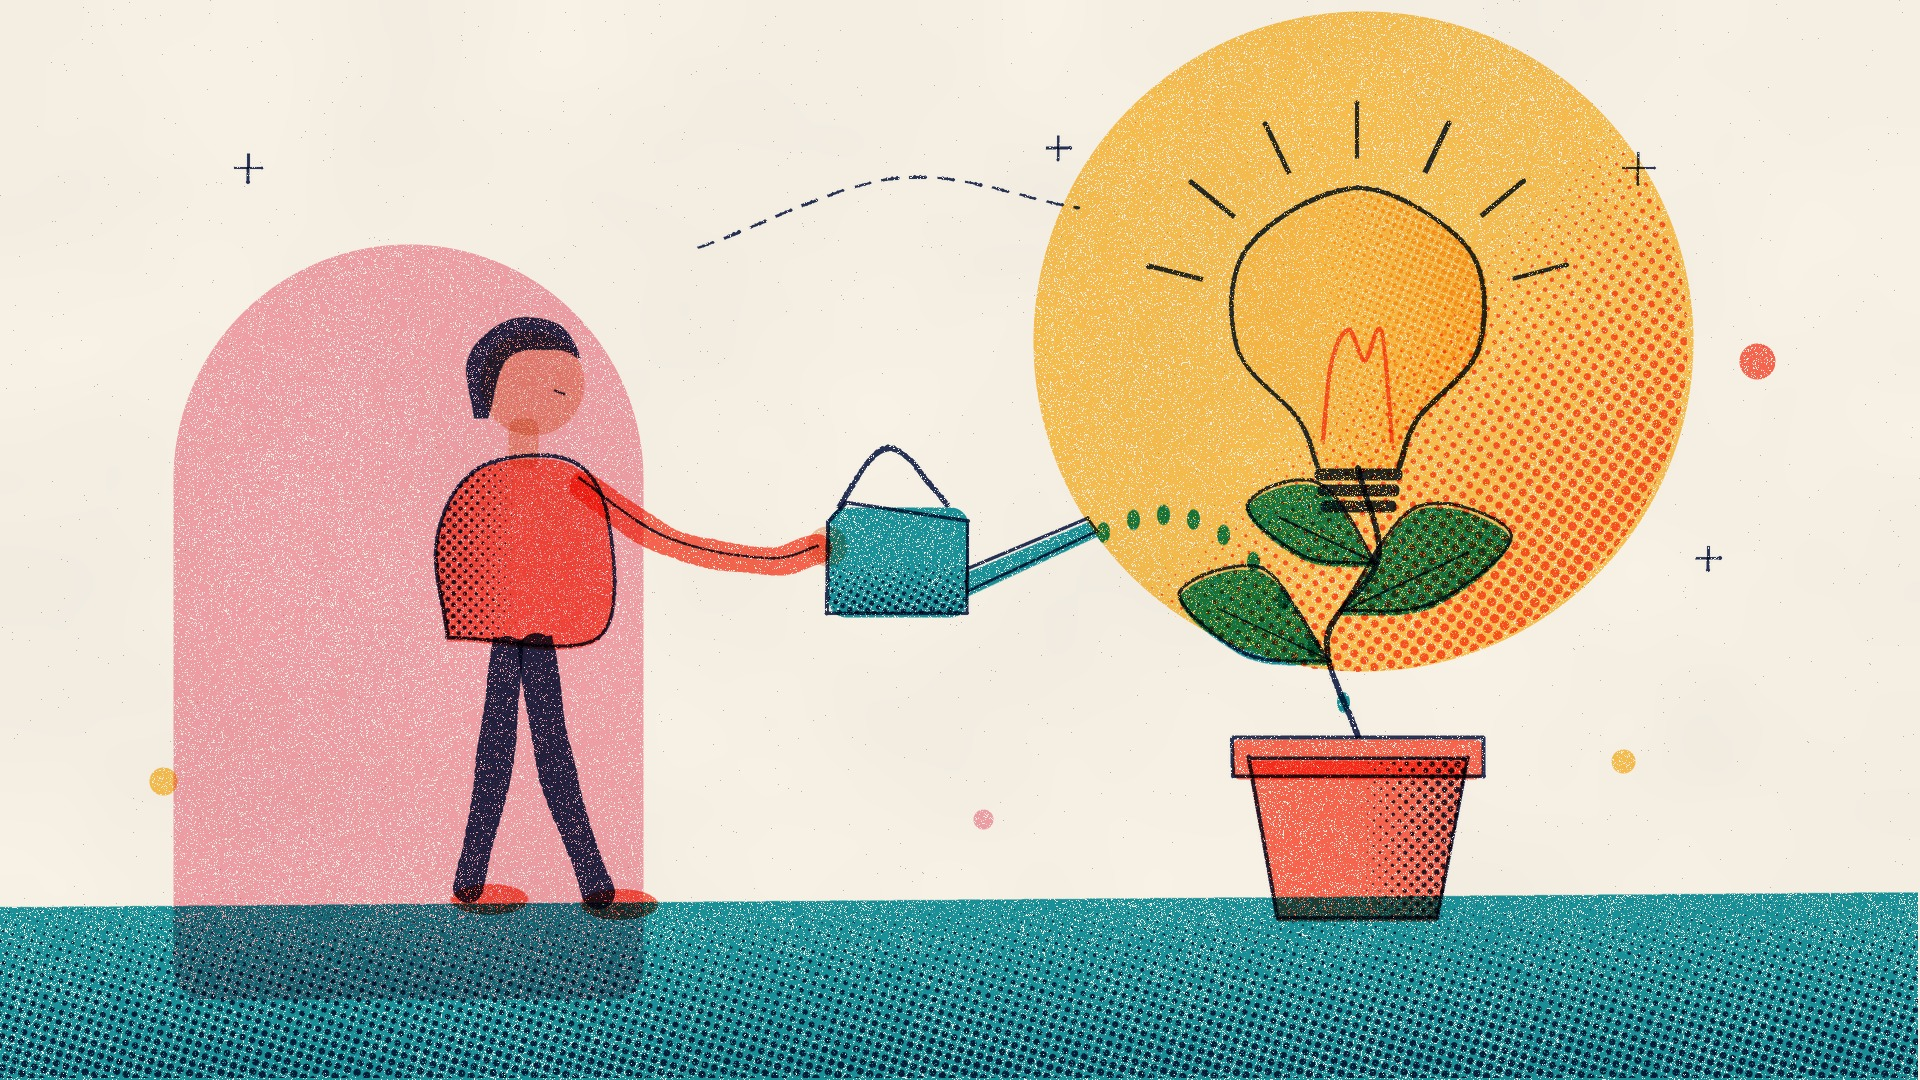

Reproduce this figure in Python.
"""Example (editorial illustration, risograph feel): Growing Ideas / 灵感生长 — a figure waters a plant
that grows into a light bulb. Limited spot palette, overprinting inks, halftone shading,
mis-registration, wobbly hand-drawn line. Pure code, no image model.
python3 editorial_ideas.py [out.png] [--stages DIR]
"""
import os, sys
sys.path.insert(0, os.path.join(os.path.dirname(os.path.abspath(__file__)), '..', 'lib'))
import numpy as np
from editorial import Editorial
from core import spline

out = sys.argv[1] if len(sys.argv) > 1 and not sys.argv[1].startswith('--') else 'editorial_ideas.png'
stages = sys.argv[sys.argv.index('--stages') + 1] if '--stages' in sys.argv else None

YEL, COR, TEA, PNK, NAV = '#ffc857', '#ff6b57', '#1b9aaa', '#f7a8b8', '#26335c'
e = Editorial(1920, 1080, seed=2027)
rng = e.rng

# ---- big simple backdrop shapes (overprinting where they meet)
BX, BY = 1360, 360
e.fill(e.circle(BX, BY - 20, 330), YEL)
e.halftone(e.circle(BX, BY - 20, 330) * np.clip((e.XX - BX + (e.YY - BY)) / 420, 0, 1), COR, cell=12, angle=0.6, amount=0.55)
arch = np.maximum(e.rrect(170, 250, 640, 1000, 30) * (e.YY > 480), e.circle(405, 480, 235))
e.fill(arch, PNK)
e.fill(e.poly([(0, 905), (1920, 890), (1920, 1080), (0, 1080)]), TEA)
e.halftone(e.poly([(0, 905), (1920, 890), (1920, 1080), (0, 1080)]) * np.clip((e.YY - 900) / 180, 0, 1), NAV, cell=10, angle=0.3, amount=0.5)
e.stage('shapes')

# ---- the plant that grows into a light bulb
PX = 1360
pot = [(PX - 110, 760), (PX + 110, 760), (PX + 80, 920), (PX - 80, 920)]
e.fill(e.poly(pot), COR)
e.halftone(e.poly(pot) * np.clip((e.XX - PX) / 110, 0, 1), NAV, cell=9, angle=0.8, amount=0.55)
e.fill(e.rrect(PX - 125, 738, PX + 125, 778, 8), COR)
e.line(pot, NAV, 4, closed=True); e.line([(PX - 125, 740), (PX + 125, 740), (PX + 125, 778), (PX - 125, 778), (PX - 125, 740)], NAV, 4)
stem = spline([(PX, 740), (PX - 30, 640), (PX + 20, 560), (PX, 470)], 16)
e.line(stem, NAV, 6)
for (t, side, L) in [(0.25, -1, 150), (0.45, 1, 170), (0.65, -1, 130)]:
    q = stem[int(t * (len(stem) - 1))]
    tip = (q[0] + side * L, q[1] - L * 0.45)
    leaf = spline([tuple(q), (q[0] + side * L * 0.45, q[1] - L * 0.62), tip, (q[0] + side * L * 0.55, q[1] - L * 0.05), tuple(q)], 10)
    e.fill(e.poly(leaf), TEA)
    e.line(leaf, NAV, 3.5, closed=True)
    e.line([tuple(q), (q[0] + side * L * 0.75, q[1] - L * 0.35)], NAV, 2.5)
# bulb: glass left as paper, glowing rays, coral filament, navy screw base
glass = spline([(PX - 40, 470), (PX - 60, 420), (PX - 120, 350), (PX - 110, 250), (PX, 190), (PX + 110, 250), (PX + 120, 350), (PX + 60, 420), (PX + 40, 470)], 12)
e.fill(e.poly(glass), '#fff6dd', density=0.98)
e.halftone(e.poly(glass) * np.clip((e.XX - PX + 60) / 180, 0, 1), YEL, cell=8, angle=0.4, amount=0.7)
e.line(glass, NAV, 5)
e.line(spline([(PX - 34, 440), (PX - 24, 360), (PX - 8, 330), (PX + 8, 360), (PX + 24, 330), (PX + 34, 440)], 10), COR, 4)
for k in range(3):
    e.fill(e.rrect(PX - 44 + k * 3, 470 + k * 16, PX + 44 - k * 3, 482 + k * 16, 5), NAV)
for a in np.linspace(-2.9, -0.25, 7):
    r0, r1 = 160, 215
    e.line([(PX + np.cos(a) * r0, 320 + np.sin(a) * r0), (PX + np.cos(a) * r1, 320 + np.sin(a) * r1)], NAV, 5, wobble=0.5)
e.stage('plant')

# ---- the gardener: stylised figure with a watering can
HX, HY = 520, 640                                       # hips
for (fx, fy) in [(470, 890), (600, 895)]:               # legs + shoes
    e.line(spline([(HX + (fx - HX) * 0.2, HY), ((HX + fx) / 2, (HY + fy) / 2 + 10), (fx, fy)], 10), NAV, 34, wobble=0.6)
    e.fill(e.ellipse(fx + 22, fy + 8, 40, 16), COR)
torso = spline([(HX - 70, HY), (HX - 80, 540), (HX - 40, 470), (HX + 50, 462), (HX + 90, 520), (HX + 80, HY), (HX - 70, HY)], 12)
e.fill(e.poly(torso), COR)
e.halftone(e.poly(torso) * np.clip((HX - e.XX) / 90, 0, 1), NAV, cell=8, angle=0.8, amount=0.5)
e.line(torso, NAV, 4)
e.fill(e.rrect(HX - 14, 420, HX + 16, 470, 10), '#f2c4a8')                    # neck
e.fill(e.circle(HX + 10, 385, 52), '#f2c4a8')                                   # head
hair = spline([(HX - 44, 420), (HX - 50, 360), (HX - 10, 322), (HX + 40, 326), (HX + 62, 360), (HX + 40, 352), (HX - 10, 360), (HX - 30, 420)], 10)
e.fill(e.poly(hair), NAV)
e.line([(HX + 36, 392), (HX + 46, 396)], NAV, 3, wobble=0.2)                     # closed eye
arm = spline([(HX + 60, 480), (HX + 150, 540), (HX + 250, 560), (HX + 300, 548)], 12)
e.line(arm, COR, 30, wobble=0.5); e.line(arm, NAV, 3, wobble=0.8)
e.fill(e.circle(HX + 305, 548, 20), '#f2c4a8')                                  # hand
CX, CY = HX + 380, 560                                                           # watering can
e.fill(e.rrect(CX - 70, CY - 55, CX + 70, CY + 55, 18), TEA)
e.halftone(e.rrect(CX - 70, CY - 55, CX + 70, CY + 55, 18) * np.clip((e.YY - CY) / 60, 0, 1), NAV, cell=8, angle=0.5, amount=0.55)
e.line([(CX - 70, CY - 37), (CX - 70, CY + 55), (CX + 70, CY + 55), (CX + 70, CY - 37), (CX - 52, CY - 55), (CX - 70, CY - 37)], NAV, 4)
e.line(spline([(CX - 60, CY - 50), (CX - 10, CY - 110), (CX + 50, CY - 55)], 10), NAV, 6)
spout = [(CX + 70, CY + 10), (CX + 190, CY - 40), (CX + 200, CY - 26), (CX + 70, CY + 34)]
e.fill(e.poly(spout), TEA); e.line(spout, NAV, 3.5, closed=True)
for k in range(9):                                                               # water drops arcing to the pot
    t = k / 8
    x = CX + 205 + t * 240; y = CY - 30 + t * t * 170 - 40 * np.sin(np.pi * t)
    e.fill(e.ellipse(x, y, 7, 11), TEA)
e.stage('figure')

# ---- small marks: dotted path, sparkles, floating dots
e.dashes([(700, 250), (900, 180), (1080, 210)], NAV, 3, dash=16, gap=12)
e.stars([(1640, 170, 16), (1060, 150, 12), (1710, 560, 12), (250, 170, 14)])
for (x, y, r, c) in [(1760, 360, 18, COR), (160, 780, 14, YEL), (980, 820, 10, PNK), (1620, 760, 12, YEL)]:
    e.fill(e.circle(x, y, r), c)

e.save(out, stages_dir=stages)
print('saved', out)
